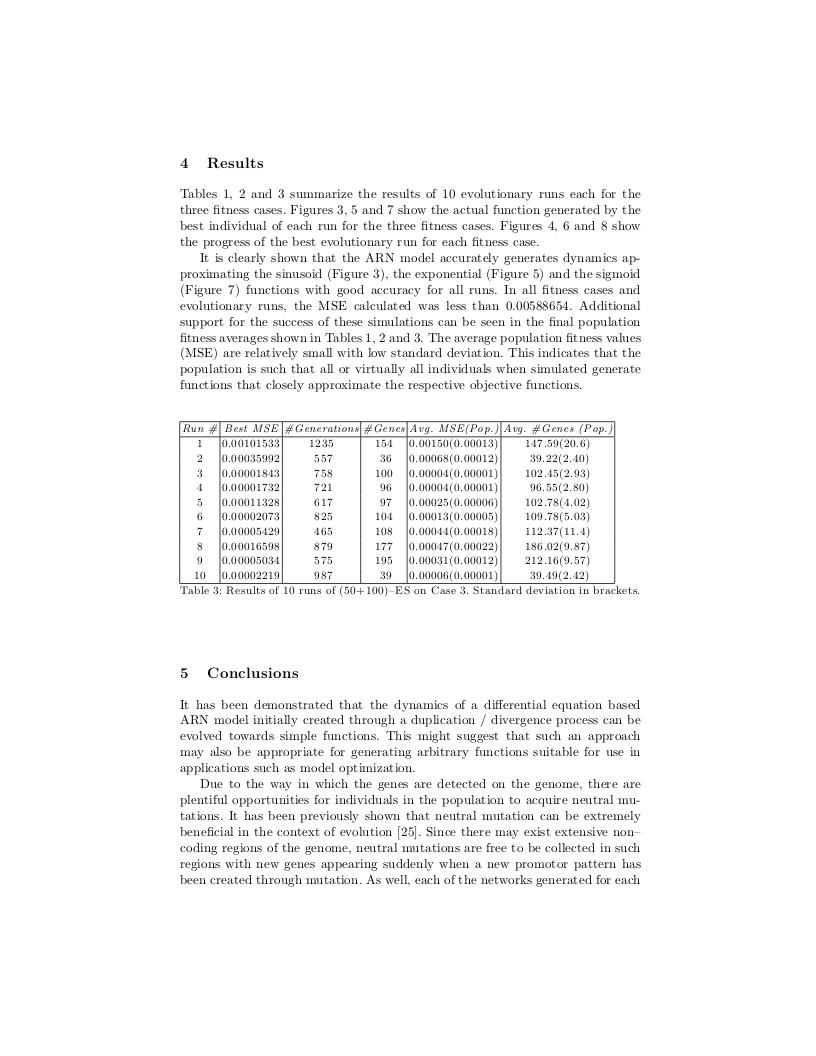
#> input picture input/input1.jpeg, 816 x 1056 px
$ python -i image_processing.py   (imports and definitions only)
#> lines starting #> are read from the running program, lines starting #| are printed output that depends on the picture
#> further down, picture is the input picture: PIL image 816x1056 RGB; min 0, max 255, mean 246.9
from __future__ import annotations

import cv2
import numpy as np
from PIL import Image


def pil_to_cv(image: Image.Image) -> np.ndarray:
    rgb = np.array(image.convert("RGB"))
    return cv2.cvtColor(rgb, cv2.COLOR_RGB2BGR)


def cv_to_pil(image: np.ndarray) -> Image.Image:
    if len(image.shape) == 2:
        return Image.fromarray(image)
    rgb = cv2.cvtColor(image, cv2.COLOR_BGR2RGB)
    return Image.fromarray(rgb)


# [26 lines left out: functions preprocess_for_ocr, draw_word_boxes, not called in this run]


def extract_table_lines(preprocessed_image: Image.Image) -> tuple[Image.Image, Image.Image, Image.Image]:
    # Though we are passing preprocessed gray image, we are again doing it by with 'L' for defensive purpose
    gray = np.array(preprocessed_image.convert("L"))
    inverted = cv2.bitwise_not(gray)
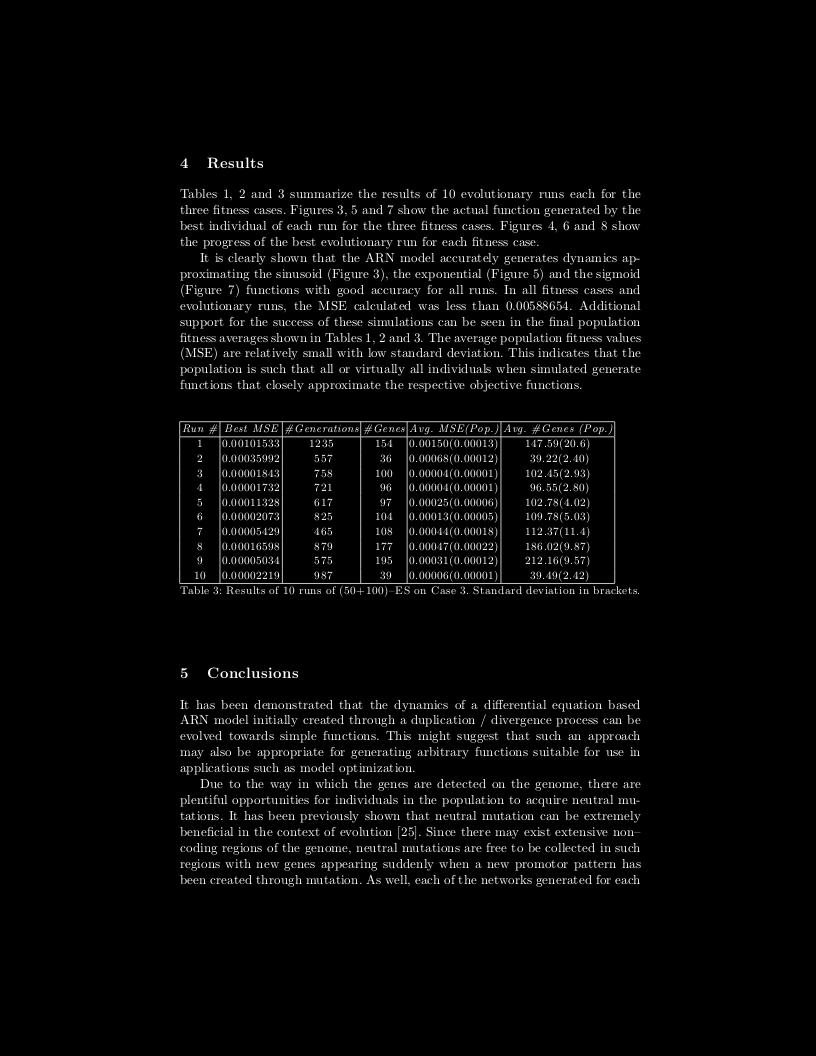
#> inverted: shape (1056, 816); min 0, max 255, mean 8.1

    image_width = inverted.shape[1]
#> image_width = 816
    horizontal_size = max(10, image_width // 30)
#> horizontal_size = 27
    horizontal_kernel = cv2.getStructuringElement(cv2.MORPH_RECT, (horizontal_size, 1))
    horizontal_lines = cv2.erode(inverted, horizontal_kernel)
    horizontal_lines = cv2.dilate(horizontal_lines, horizontal_kernel)

    image_height = inverted.shape[0]
#> image_height = 1056
    vertical_size = max(10, image_height // 30)
#> vertical_size = 35
    vertical_kernel = cv2.getStructuringElement(cv2.MORPH_RECT, (1, vertical_size))
#> vertical_kernel = 35 values from 1 to 1
    vertical_lines = cv2.erode(inverted, vertical_kernel)
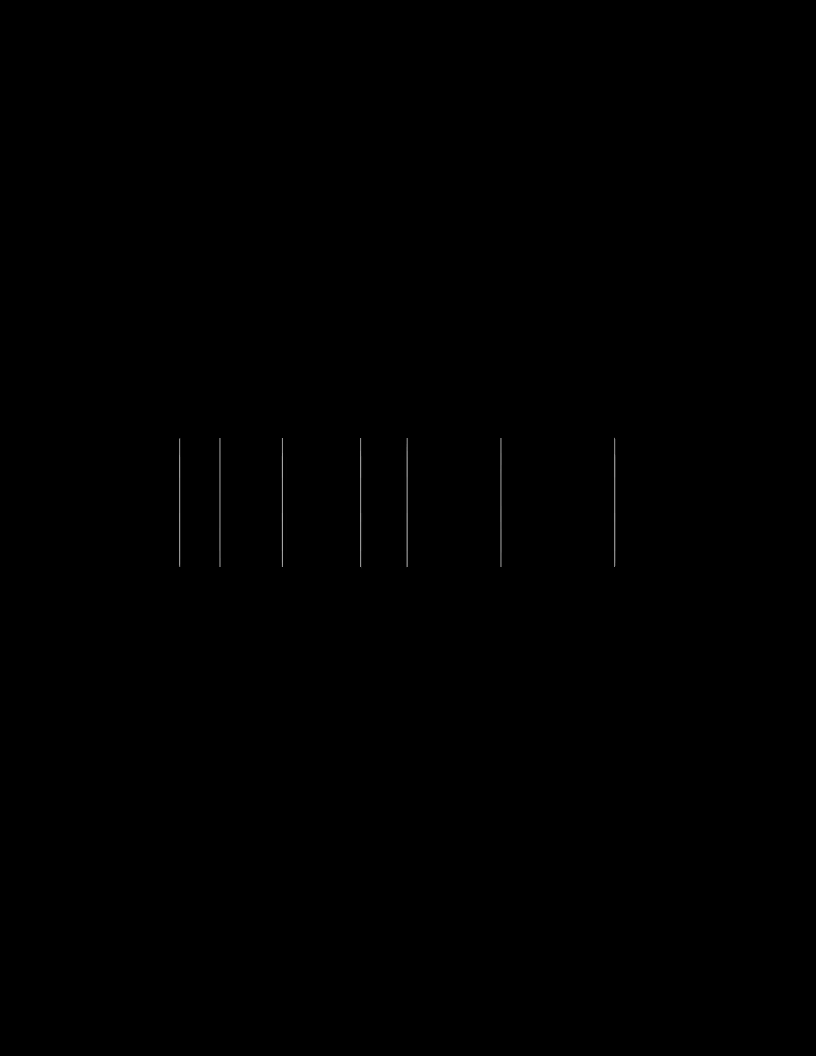
#> vertical_lines: shape (1056, 816); min 0, max 168, mean 0.2
    vertical_lines = cv2.dilate(vertical_lines, vertical_kernel)

    combined_lines = cv2.add(horizontal_lines, vertical_lines)

    return cv_to_pil(horizontal_lines), cv_to_pil(vertical_lines), cv_to_pil(combined_lines)

# [40 lines left out: functions draw_line_overlay, draw_region_box, draw_region_boxes, not called in this run]

>>> from PIL import Image
>>> picture = Image.open('../input/input1.jpeg')
>>> result = extract_table_lines(picture)
